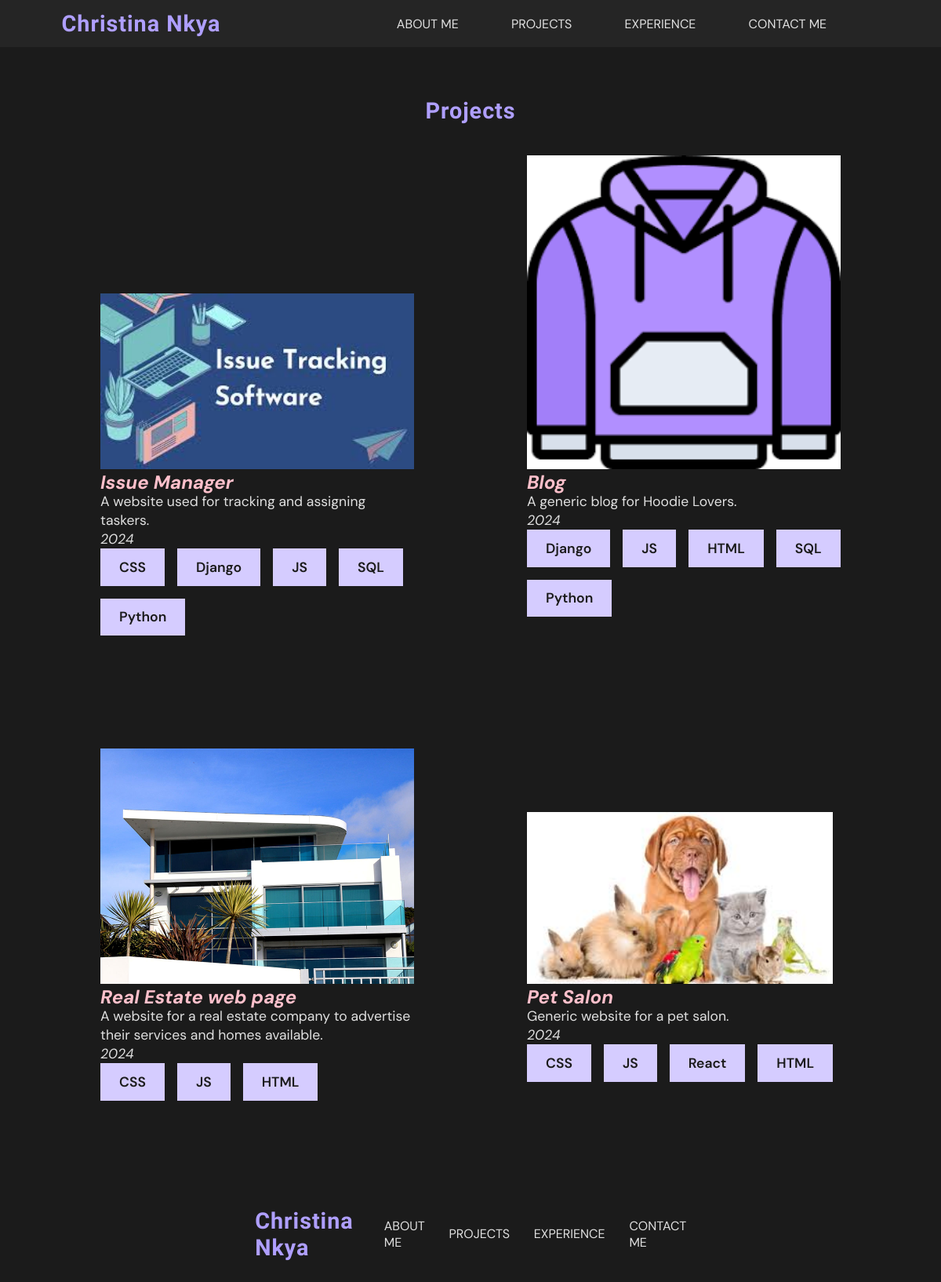
Page /content/ on the earlier database version.
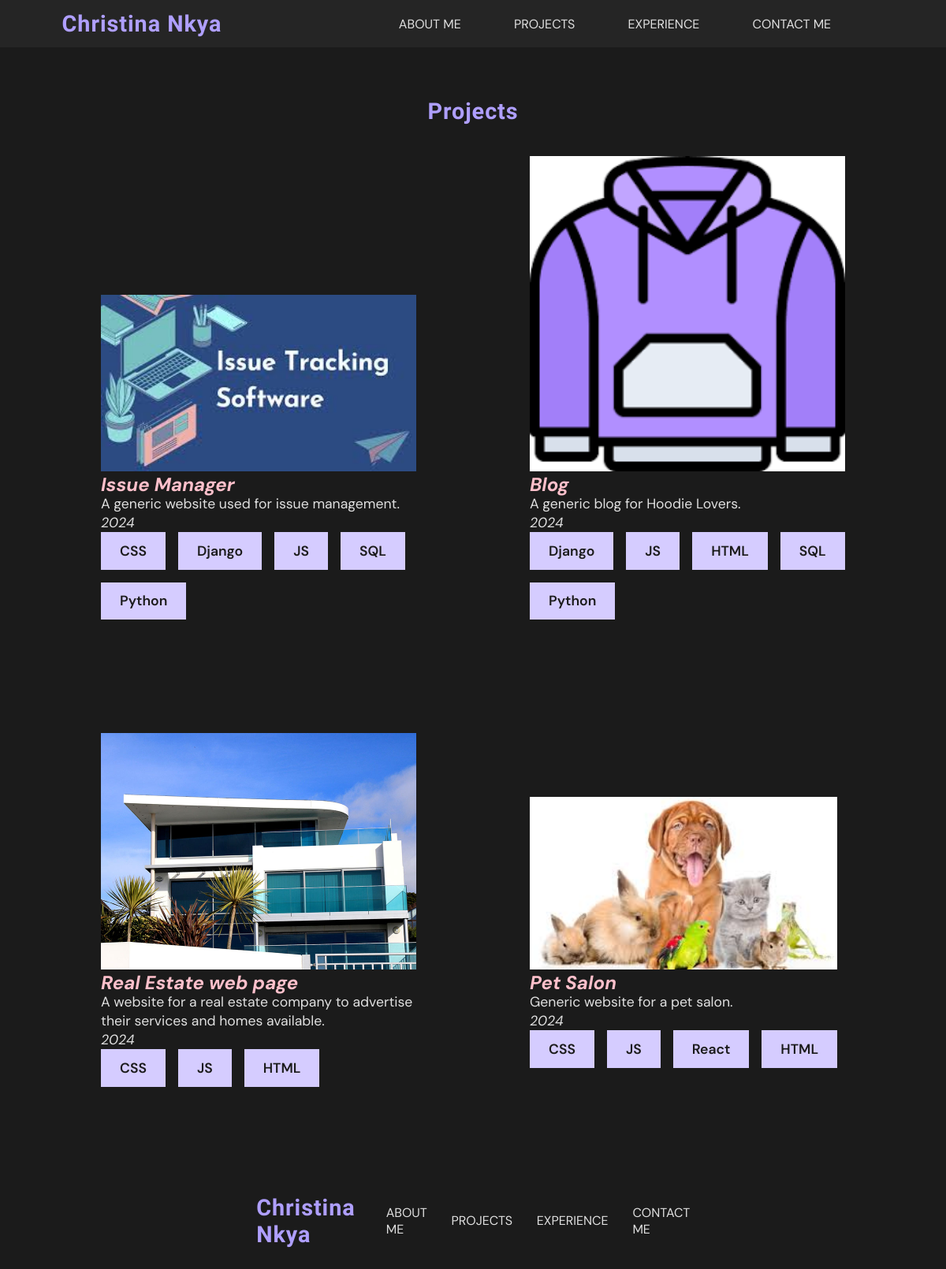
Same page on the later database version.
### content/models.py (models this page shows, shortened)
class Project(models.Model):
    name = models.CharField(max_length=100)
    description = models.TextField()
    year = models.IntegerField()
    image = models.ImageField(upload_to='static/img')
    repository = models.URLField()
    skills = models.ManyToManyField(Skill)

### content/views.py (the view)
# urls.py: path('', projects_list, name='projects_list'),
def projects_list(request):
    projects = Project.objects.all()
    return render(
        request, "content/projects_list.html",
        {"projects" : projects}
    )

### templates/content/projects_list.html (shortened to what this page needs)
{% extends 'base.html' %}
{% load static %}
{% block content %}
<section class="projects-section center-column">
    <h2>Projects</h2>
    <div class="projects-list center-row">
        {% for project in projects %}
            <div class="project-card">
                <a href="{{ project.repository }}" target="_blank">
                    <img src="{{ project.image }}" alt="">
                    <p>{{ project.name }}</p>
                    <p>{{ project.description }}</p>
                    <p>{{ project.year }}</p>
            <div class="project-skills">
                {% for skill in project.skills.all  %}
                <label class="text-label">{{ skill.name }}</label>
                {% endfor %}
            </div>
            </a>
        </div>
        {% endfor %}
{% endblock content %}

Differences in the rows shown:
changed Project "Issue Manager": description "A website used for tracking and assigning taskers." → "A generic website used for issue management."
